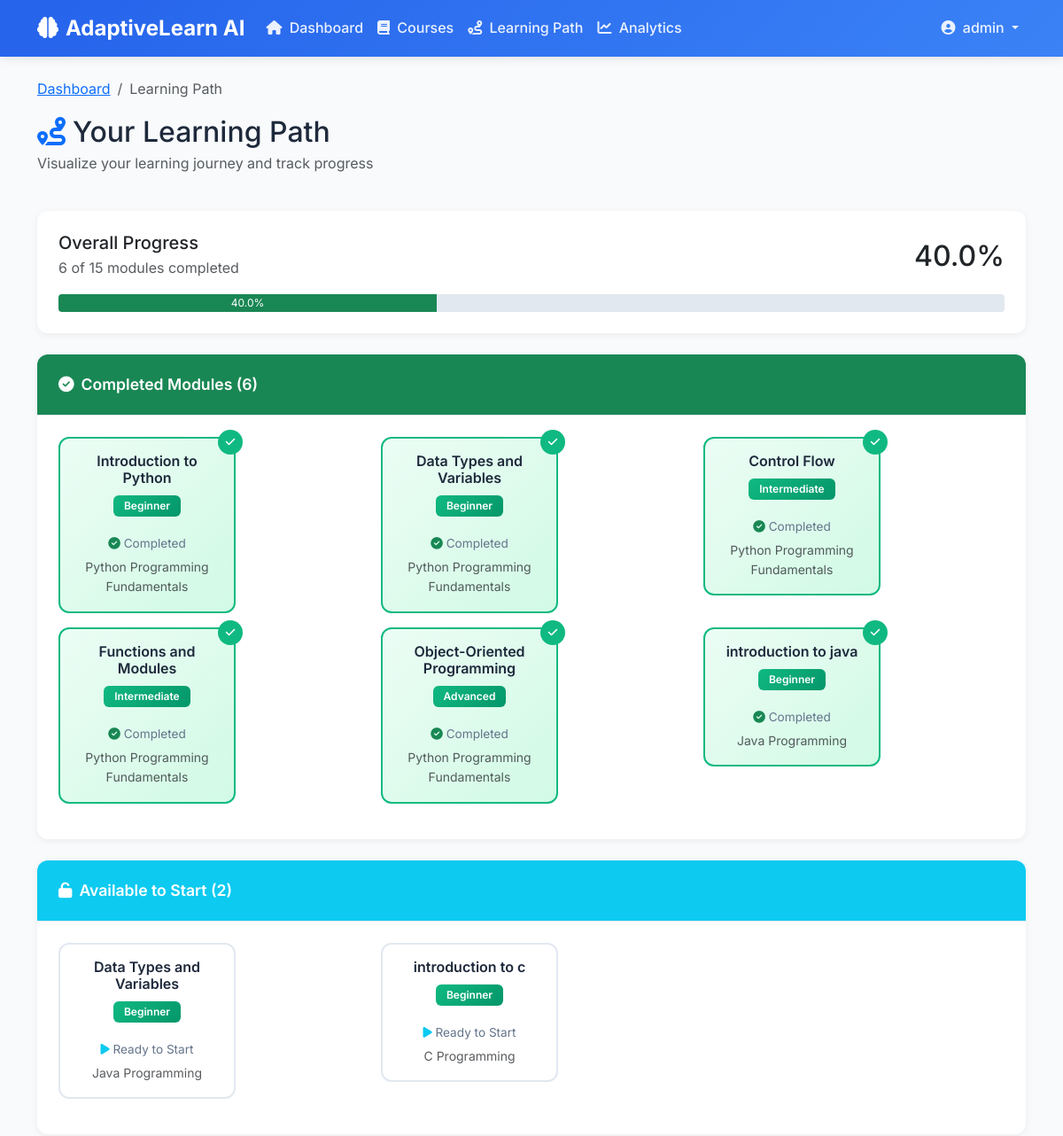
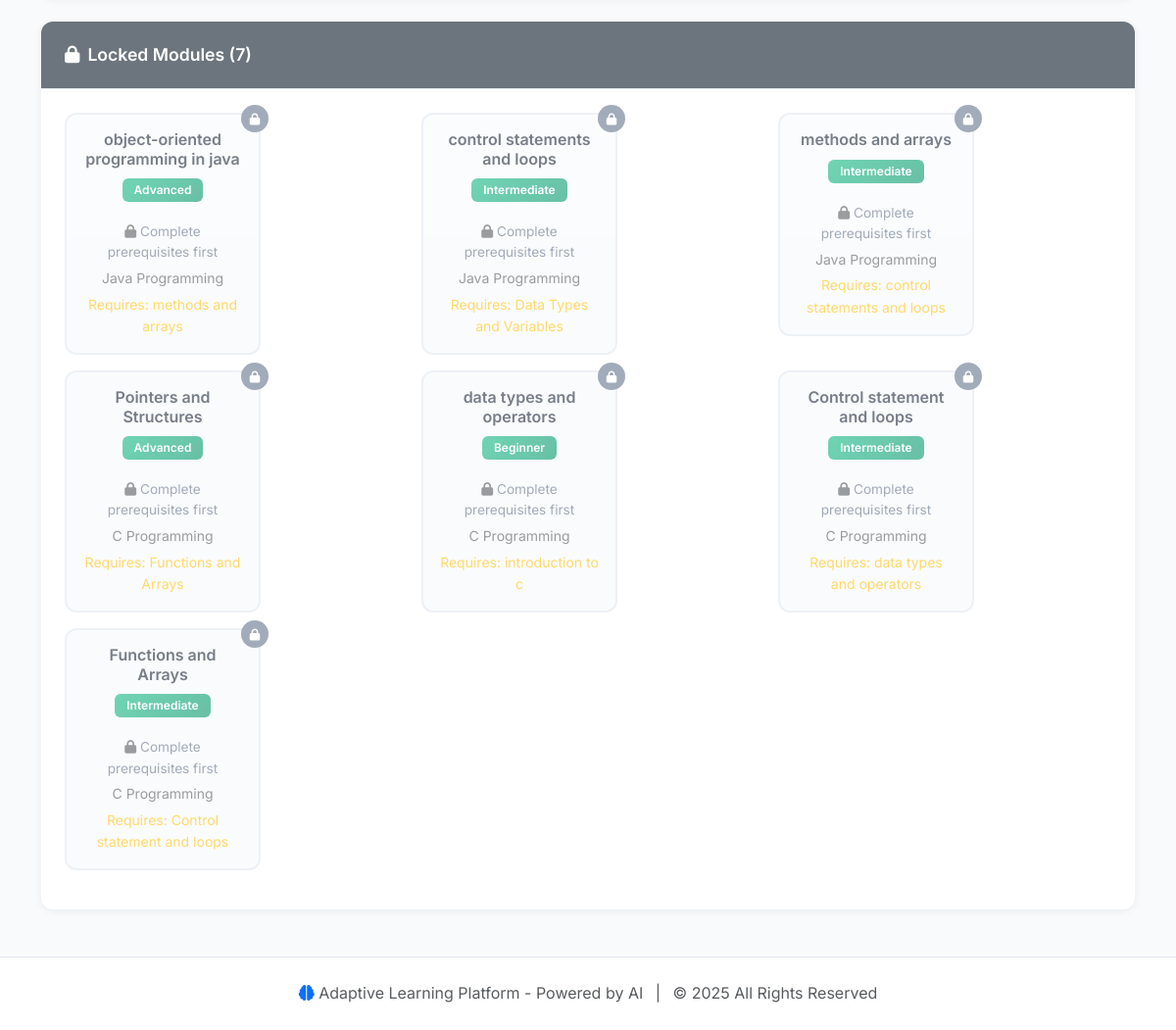
The page /learning-path/ (signed in) on the database its author committed (2 pictures, top to bottom).
### courses/models.py (models this page shows, shortened)
class Module(models.Model):
    DIFFICULTY_CHOICES = [
        ("beginner", "Beginner"),
        ("intermediate", "Intermediate"),
        ("advanced", "Advanced"),
    ]
    course = models.ForeignKey(Course, on_delete=models.CASCADE, related_name="modules")
    title = models.CharField(max_length=200)
    description = models.TextField()
    difficulty_level = models.CharField(
        max_length=20, choices=DIFFICULTY_CHOICES, default="beginner"
    )
    order = models.IntegerField(default=0, help_text="Sequence within difficulty level")
    prerequisite_module = models.ForeignKey(
        "self",
        on_delete=models.SET_NULL,
        null=True,
        blank=True,
        related_name="dependent_modules",
        help_text="Module that must be completed first",
    )
    estimated_minutes = models.IntegerField(
        default=30, help_text="Estimated time to complete"
    )
    created_at = models.DateTimeField(auto_now_add=True)
    class Meta:
        ordering = ["difficulty_level", "order"]
    def is_locked_for_user(self, user):
        if not self.prerequisite_module:
            return False
        return not UserProgress.objects.filter(
            user=user, module=self.prerequisite_module, completed=True
        ).exists()

class Course(models.Model):
    title = models.CharField(max_length=200)
    description = models.TextField()
    created_at = models.DateTimeField(auto_now_add=True)
    image_url = models.URLField(
        blank=True, null=True, help_text="Optional course image"
    )
    def get_modules_ordered(self):
        return self.modules.all().order_by("difficulty_level", "order")

### courses/views.py (the view)
# urls.py: path("learning-path/", views.learning_path, name="learning_path"),
@login_required
def learning_path(request):
    knowledge_map = get_user_knowledge_map(request.user)
    context = {
        "knowledge_map": knowledge_map,
    }
    return render(request, "courses/learning_path.html", context)

### templates/courses/learning_path.html (shortened to what this page needs)
{% extends 'courses/base.html' %}
{% block content %}
<div class="row mb-4">
    <div class="col-12">
        <nav aria-label="breadcrumb">
            <ol class="breadcrumb">
                <li class="breadcrumb-item"><a href="{% url 'courses:dashboard' %}">Dashboard</a></li>
                <li class="breadcrumb-item active">Learning Path</li>
            </ol>
        </nav>
        <h2 class="mb-1">
            <i class="fas fa-route text-primary me-2"></i>Your Learning Path
        </h2>
        <p class="text-muted">Visualize your learning journey and track progress</p>
    </div>
</div>
<div class="row mb-4">
    <div class="col-12">
        <div class="card">
            <div class="card-body">
                <div class="d-flex justify-content-between align-items-center">
                    <div>
                        <h5 class="mb-1">Overall Progress</h5>
                        <p class="text-muted mb-0">{{ knowledge_map.completed_count }} of {{ knowledge_map.total_modules }} modules completed</p>
                    </div>
                    <div class="text-end">
                        <h2 class="mb-0">{{ knowledge_map.overall_progress }}%</h2>
                    </div>
                </div>
                <div class="progress mt-3" style="height: 20px;">
                    <div class="progress-bar bg-success" role="progressbar" style="width: {{ knowledge_map.overall_progress }}%">
                        {{ knowledge_map.overall_progress }}%
                    </div>
                </div>
            </div>
        </div>
    </div>
</div>
{% if knowledge_map.completed_modules %}
    <div class="row mb-4">
        <div class="col-12">
            <div class="card">
                <div class="card-header bg-success text-white">
                    <i class="fas fa-check-circle me-2"></i>Completed Modules ({{ knowledge_map.completed_modules|length }})
                </div>
                <div class="card-body">
                    <div class="row">
                        {% for module in knowledge_map.completed_modules %}
                            <div class="col-md-4 mb-3">
                                <div class="learning-path-node completed">
                                    <h6>{{ module.title }}</h6>
                                    <span class="badge badge-beginner difficulty-badge">
                                        {{ module.get_difficulty_level_display }}
                                    </span>
                                    <div class="progress-info mt-2">
                                        <i class="fas fa-check-circle text-success"></i> Completed
                                    </div>
                                    <small class="text-muted d-block mt-1">{{ module.course.title }}</small>
                                </div>
                            </div>
                        {% endfor %}
                    </div>
                </div>
            </div>
        </div>
    </div>
{% endif %}
{% if knowledge_map.available_modules %}
    <div class="row mb-4">
        <div class="col-12">
            <div class="card">
                <div class="card-header bg-info text-white">
                    <i class="fas fa-unlock me-2"></i>Available to Start ({{ knowledge_map.available_modules|length }})
                </div>
                <div class="card-body">
                    <div class="row">
                        {% for module in knowledge_map.available_modules %}
                            <div class="col-md-4 mb-3">
                                <div class="learning-path-node" onclick="window.location.href='{% url 'courses:module_detail' module.id %}'">
                                    <h6>{{ module.title }}</h6>
                                    <span class="badge badge-beginner difficulty-badge">
                                        {{ module.get_difficulty_level_display }}
                                    </span>
                                    <div class="progress-info mt-2">
                                        <i class="fas fa-play text-info"></i> Ready to Start
                                    </div>
                                    <small class="text-muted d-block mt-1">{{ module.course.title }}</small>
                                </div>
                            </div>
                        {% endfor %}
                    </div>
                </div>
            </div>
        </div>
    </div>
{% endif %}
{% if knowledge_map.locked_modules %}
    <div class="row mb-4">
        <div class="col-12">
            <div class="card">
                <div class="card-header bg-secondary text-white">
                    <i class="fas fa-lock me-2"></i>Locked Modules ({{ knowledge_map.locked_modules|length }})
                </div>
                <div class="card-body">
                    <div class="row">
                        {% for module in knowledge_map.locked_modules %}
                            <div class="col-md-4 mb-3">
                                <div class="learning-path-node locked">
                                    <h6>{{ module.title }}</h6>
                                    <span class="badge badge-beginner difficulty-badge">
                                        {{ module.get_difficulty_level_display }}
                                    </span>
                                    <div class="progress-info mt-2">
                                        <i class="fas fa-lock text-muted"></i> Complete prerequisites first
                                    </div>
                                    <small class="text-muted d-block mt-1">{{ module.course.title }}</small>
                                    {% if module.prerequisite_module %}
                                        <small class="text-warning d-block mt-1">
                                            Requires: {{ module.prerequisite_module.title }}
                                        </small>
                                    {% endif %}
                                </div>
                            </div>
                        {% endfor %}
                    </div>
                </div>
            </div>
        </div>
    </div>
{% endif %}
{% endblock %}

### templates/courses/base.html (shortened to what this page needs)
<!DOCTYPE html>
<html lang="en">
<head>
    <link href="https://cdn.jsdelivr.net/npm/bootstrap@5.3.2/dist/css/bootstrap.min.css" rel="stylesheet">
    <link rel="stylesheet" href="https://cdnjs.cloudflare.com/ajax/libs/font-awesome/6.4.2/css/all.min.css">
    {% load static %}
    <link rel="stylesheet" href="{% static 'courses/css/style.css' %}">
</head>
<body>
    <nav class="navbar navbar-expand-lg navbar-dark">
        <div class="container">
            <a class="navbar-brand" href="{% url 'courses:dashboard' %}">
                <i class="fas fa-brain me-2"></i>AdaptiveLearn AI
            </a>
            <div class="collapse navbar-collapse" id="navbarNav">
                <ul class="navbar-nav me-auto">
                    <li class="nav-item">
                        <a class="nav-link" href="{% url 'courses:dashboard' %}">
                            <i class="fas fa-home me-1"></i> Dashboard
                        </a>
                    </li>
                    <li class="nav-item">
                        <a class="nav-link" href="{% url 'courses:course_list' %}">
                            <i class="fas fa-book me-1"></i> Courses
                        </a>
                    </li>
                    <li class="nav-item">
                        <a class="nav-link" href="{% url 'courses:learning_path' %}">
                            <i class="fas fa-route me-1"></i> Learning Path
                        </a>
                    </li>
                    <li class="nav-item">
                        <a class="nav-link" href="{% url 'courses:analytics' %}">
                            <i class="fas fa-chart-line me-1"></i> Analytics
                        </a>
                    </li>
                </ul>
                <ul class="navbar-nav">
                    {% if user.is_authenticated %}
                        <li class="nav-item dropdown">
                            <a class="nav-link dropdown-toggle" href="#" id="userDropdown" role="button" data-bs-toggle="dropdown">
                                <i class="fas fa-user-circle me-1"></i> {{ user.username }}
                            </a>
                        </li>
                    {% else %}
                        <li class="nav-item">
                            <a class="nav-link" href="{% url 'login' %}">
                                <i class="fas fa-sign-in-alt me-1"></i> Login
                            </a>
                        </li>
                    {% endif %}
                </ul>
            </div>
        </div>
    </nav>
    <main class="container my-4">
        {% block content %}{% endblock %}
    </main>
    <footer class="footer">
        <div class="container text-center">
            <p class="text-muted mb-0">
                <i class="fas fa-brain text-primary"></i>
                Adaptive Learning Platform - Powered by AI
                <span class="mx-2">|</span>
                &copy; 2025 All Rights Reserved
            </p>
        </div>
    </footer>
</body>
</html>

### static/courses/css/style.css (style rules this page uses)
:root { --primary-color: #2563eb; --secondary-color: #3b82f6; --success-color: #10b981; --warning-color: #f59e0b; --danger-color: #ef4444; --light-bg: #f8fafc; --border-color: #e2e8f0; --text-primary: #1e293b; --text-secondary: #64748b; }
body { font-family: 'Inter', -apple-system, BlinkMacSystemFont, sans-serif; background-color: var(--light-bg); color: var(--text-primary); line-height: 1.6; }
.card { border: none; border-radius: 12px; box-shadow: 0 2px 8px rgba(0, 0, 0, 0.06); transition: all 0.3s ease; overflow: hidden; }
.card-header { background: white; border-bottom: 1px solid var(--border-color); padding: 20px 24px; font-weight: 600; font-size: 1.1rem; }
.card-body { padding: 24px; }
.learning-path-node { flex: 1; min-width: 200px; max-width: 280px; padding: 20px; border-radius: 12px; text-align: center; border: 2px solid var(--border-color); background: white; transition: all 0.3s ease; cursor: pointer; position: relative; }
.learning-path-node.completed { border-color: var(--success-color); background: linear-gradient(135deg, #ecfdf5, #d1fae5); }
.learning-path-node.completed::after { content: '\f00c'; font-family: 'Font Awesome 6 Free'; font-weight: 900; position: absolute; top: -10px; right: -10px; width: 28px; height: 28px; background: var(--success-color); color: white; border-radius: 50%; display: flex; align-items: center; justify-content: center; font-size: 0.75rem; }
.learning-path-node.locked { border-color: var(--border-color); background: #f8fafc; opacity: 0.6; cursor: not-allowed; }
.learning-path-node.locked::after { content: '\f023'; font-family: 'Font Awesome 6 Free'; font-weight: 900; position: absolute; top: -10px; right: -10px; width: 28px; height: 28px; background: var(--text-secondary); color: white; border-radius: 50%; display: flex; align-items: center; justify-content: center; font-size: 0.75rem; }
.learning-path-node h6 { font-weight: 600; margin-bottom: 8px; color: var(--text-primary); }
.learning-path-node .difficulty-badge { font-size: 0.75rem; margin-bottom: 12px; }
.learning-path-node .progress-info { font-size: 0.85rem; color: var(--text-secondary); margin-top: 8px; }
.progress { height: 10px; border-radius: 5px; background: var(--border-color); }
.progress-bar { transition: width 0.6s ease; }
.badge-beginner { background: linear-gradient(135deg, #10b981, #059669); color: white; }

### templates/courses/base.html (style rules this page uses)
:root { --primary-color: #2563eb; --secondary-color: #3b82f6; --success-color: #10b981; --warning-color: #f59e0b; --danger-color: #ef4444; --light-bg: #f8fafc; --border-color: #e2e8f0; --text-primary: #1e293b; --text-secondary: #64748b; }
body { font-family: 'Inter', sans-serif; background-color: var(--light-bg); color: var(--text-primary); }
.navbar { background: linear-gradient(135deg, var(--primary-color), var(--secondary-color)); box-shadow: 0 2px 10px rgba(0, 0, 0, 0.1); }
.navbar-brand { font-weight: 700; font-size: 1.5rem; color: white !important; }
.navbar-nav .nav-link { color: rgba(255, 255, 255, 0.9) !important; font-weight: 500; transition: all 0.3s ease; }
.card { border: none; border-radius: 12px; box-shadow: 0 2px 8px rgba(0, 0, 0, 0.06); transition: all 0.3s ease; }
.badge { padding: 6px 12px; border-radius: 6px; font-weight: 600; }
.progress { height: 8px; border-radius: 4px; }
.learning-path-node { width: 200px; padding: 16px; border-radius: 12px; text-align: center; border: 2px solid var(--border-color); background: white; position: relative; }
.learning-path-node.completed { border-color: var(--success-color); background: linear-gradient(135deg, #ecfdf5, #d1fae5); }
.learning-path-node.locked { border-color: var(--border-color); background: #f8fafc; opacity: 0.6; }
.footer { background: white; padding: 24px 0; margin-top: 48px; border-top: 1px solid var(--border-color); }

### rows shown on the page
Module: title "Introduction to Python", difficulty_level "Beginner", course "Python Programming Fundamentals"
Module: title "Data Types and Variables", difficulty_level "Beginner", course "Python Programming Fundamentals"
Module: title "Control Flow", difficulty_level "Intermediate", course "Python Programming Fundamentals"
Module: title "Functions and Modules", difficulty_level "Intermediate", course "Python Programming Fundamentals"
Module: title "Object-Oriented Programming", difficulty_level "Advanced", course "Python Programming Fundamentals"
Module: title "introduction to java", difficulty_level "Beginner", course "Java Programming"
Module: title "Data Types and Variables", difficulty_level "Beginner", course "Java Programming"
Module: title "introduction to c", difficulty_level "Beginner", course "C Programming"
Module: title "object-oriented programming in java", difficulty_level "Advanced", course "Java Programming", prerequisite_module "methods and arrays"
Module: title "control statements and loops", difficulty_level "Intermediate", course "Java Programming", prerequisite_module "Data Types and Variables"
Module: title "methods and arrays", difficulty_level "Intermediate", course "Java Programming", prerequisite_module "control statements and loops"
Module: title "Pointers and Structures", difficulty_level "Advanced", course "C Programming", prerequisite_module "Functions and Arrays"
Module: title "data types and operators", difficulty_level "Beginner", course "C Programming", prerequisite_module "introduction to c"
Module: title "Control statement and loops", difficulty_level "Intermediate", course "C Programming", prerequisite_module "data types and operators"
Module: title "Functions and Arrays", difficulty_level "Intermediate", course "C Programming", prerequisite_module "Control statement and loops"

### other values the page prints
{{ user.username }} "admin"
{{ knowledge_map.completed_count }} "6"
{{ knowledge_map.total_modules }} "15"
{{ knowledge_map.overall_progress }} "40.0"
{{ knowledge_map.completed_modules|length }} "6"
{{ knowledge_map.available_modules|length }} "2"
{{ knowledge_map.locked_modules|length }} "7"
